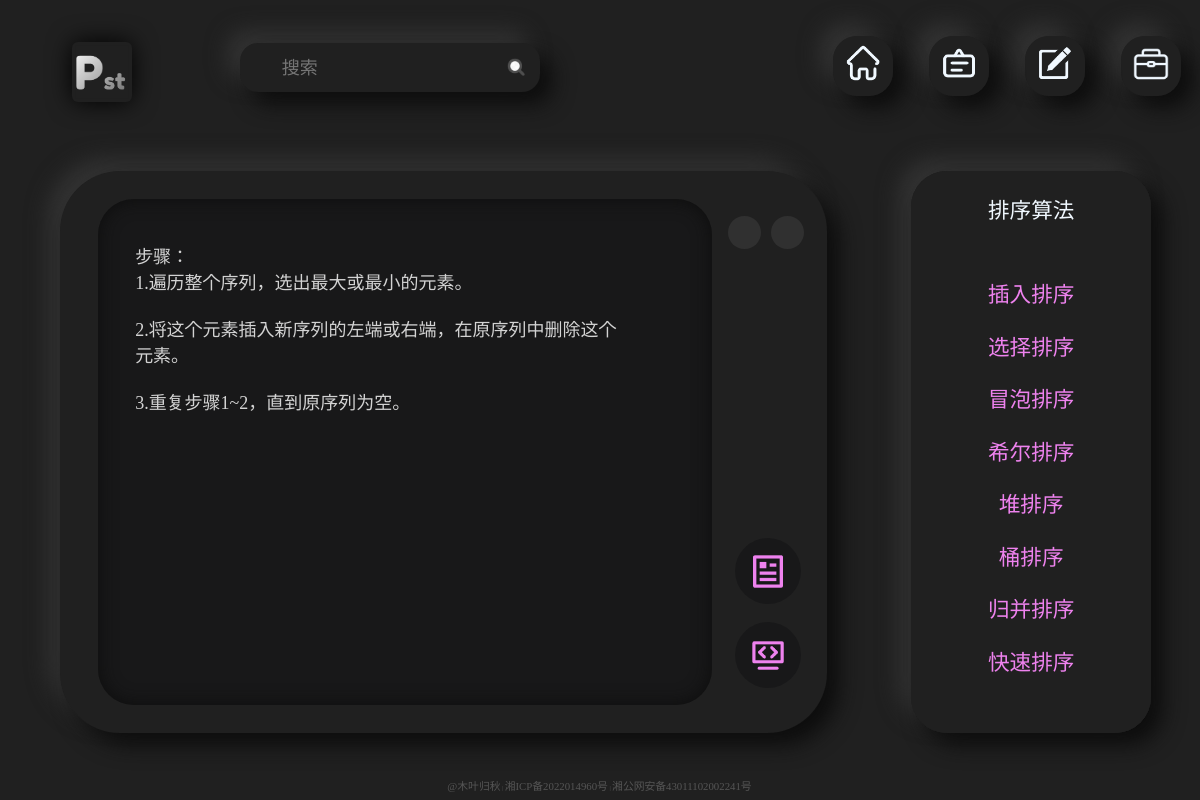
/app_2/?id=1&title=选择排序, run on the app's committed database.
### app_2/models.py (models this page shows, shortened)
class Chapter(models.Model):
    headline = models.ForeignKey(Section, on_delete=models.CASCADE)
    title = models.CharField(max_length=15)
    content = models.TextField()
    codes = models.TextField()
    class Meta:
        verbose_name = '章节'
        verbose_name_plural = '章节'

class Section(models.Model):
    id = models.IntegerField(primary_key=True)
    title = models.CharField(max_length=15)
    class Meta:
        verbose_name = '目录'
        verbose_name_plural = '目录'

### app_2/views.py (the view)
# urls.py: path('app_2/', include('app_2.urls')),
def app_2(request):
    sections = Section.objects.all()
    id = request.GET.get('id')
    if id:
        section = Section.objects.filter(id=id)[0]
        chapters = Chapter.objects.filter(headline_id=id)
        title = request.GET.get('title')
        if title:
            chapter = Chapter.objects.filter(title=title)[0]
        else:
            pass
    else:
        pass
    return render(request, 'app_2.html', locals())

### templates/app_2.html (shortened to what this page needs)
{% extends "base.html" %}
{% block static %}
    {% load static %}
    <link rel="stylesheet" href="{% static 'app_2/app_2.css' %}">
{% endblock %}
{% block body %}
    <div class="app_2_warp">
        <div class="app_2_left">
            <div class="cc_warp">
                <div class="app_2_content">
                    {% if chapter %}
                        <pre>{{ chapter.content }}</pre>
                    {% else %}
                        <p>您还没选择内容</p>
                    {% endif %}
                </div>
                <div class="app_2_code">
                    {% if chapter %}
                        <pre>{{ chapter.codes }}</pre>
                    {% else %}
                        <p>您还没选择内容</p>
                    {% endif %}
                </div>
            </div>
            <div class="app_2_change_l">
                    <label for="r21" id="l21"><img src="{% static 'content.png' %}"></label>
                    <label for="r22" id="l22"><img src="{% static 'code.png' %}"></label>
            </div>
            <div class="app_2_change_r">
                <label for="r21_" id="l21_"></label>
                <label for="r22_" id="l22_"></label>
            </div>
        </div>
        <div class="app_2_right">
            <div class="app_2_chapter app_2_list">
                <p>目录</p>
                <div class="app_2_scroll">
                    {% for s in sections %}
                        <p><a href="{% url 'app_2' %}?id={{ s.id }}">{{ s.title }}</a></p>
                    {% endfor %}
                </div>
            </div>
            <div class="app_2_title app_2_list">
                {% if section %}
                <p>{{ section.title }}</p>
                    <div class="app_2_scroll">
                        {% for c in chapters %}
                            <p><a href="{% url 'app_2' %}?id={{ section.id }}&title={{ c.title }}">{{ c.title }}</a></p>
                        {% endfor %}
                    </div>
                {% else %}
                <p>没有选择章节</p>
                {% endif %}
            </div>
        </div>
    </div>
{% endblock %}

### publicStatic/base.css (style rules this page uses)
html { font-size: 10px; font-family: 微软雅黑; }
body { background-color: #202020; padding: 0; margin: 0; }

### publicStatic/app_2/app_2.css (style rules this page uses)
.app_2_warp { width: 100%; height: 80%; top: 15%; left: 0; position: absolute; }
.app_2_left { width: 64%; height: 88%; left: 5%; top: 8%; position: absolute; border-radius: 10rem; box-shadow: 2rem 2rem 3.5rem #0d0d0d, -2rem -2rem 3.5rem #333333; }
.cc_warp { width: 80%; height: 90%; left: 5%; top: 5%; position: absolute; border-radius: 6rem; background-color: #181819; box-shadow: 0 0 3rem inset #0d0d0d; transform-style: preserve-3d; }
#r21:checked ~.app_2_content { transform: translateZ(1px); }
.app_2_content { width: 88%; height: 90%; left: 6%; top: 5%; position: absolute; font-size: 3rem; font-family: "微软雅黑"; color: lightgray; background-color: #181819; overflow-y: scroll; }
.app_2_code { width: 88%; height: 90%; left: 6%; top: 5%; position: absolute; font-size: 3rem; font-family: "微软雅黑"; color: lightgray; background-color: #181819; overflow-y: scroll; }
.app_2_change_l { width: 8%; height: 25rem; right: 4%; bottom: 8%; position: absolute; }
.app_2_change_l label { width: 11rem; height: 11rem; border-radius: 50%; display: block; background-color: #181819; position: absolute; }
.app_2_change_l img { width: 60%; height: 60%; left: 20%; top: 20%; position: absolute; }
#l21 { top: 0; }
#l22 { bottom: 0; }
.app_2_change_r { width: 10%; height: 12%; right: 3%; top: 8%; position: absolute; }
.app_2_change_r label { display: block; width: 5.5rem; height: 5.5rem; border-radius: 50%; position: absolute; background-color: #303030; transition: 0.4s all ease-in-out; }
#l21_ { left: 0; }
#l22_ { right: 0; }
pre { width: 90%; height: auto; white-space: pre-wrap; font-family: "微软雅黑"; }
.app_2_right { width: 20%; height: 88%; background-color: #202020; right: 4%; top: 8%; position: absolute; border-radius: 6rem; box-shadow: 2rem 2rem 3.5rem #0d0d0d, -2rem -2rem 3.5rem #333333; transform-style: preserve-3d; }
.app_2_list { width: 100%; height: 100%; position: absolute; background-color: #202020; border-radius: 6rem; }
.app_2_list p { text-align: center; font-size: 3.6rem; color: aliceblue; }
.app_2_scroll { width: 80%; height: 75%; left: 10%; top: 15%; position: absolute; overflow-y: scroll; }
.app_2_scroll p { text-align: center; font-size: 3.6rem; color: aliceblue; }
.app_2_scroll a { text-decoration: none; color: violet; }

### data on the page
Chapter: codes "nums = [] #储存已排序的元素 res = [] #当未排序数组内还有元素时，选择最小的元素 while len(nums): #初始化最小值坐标 min_ind = 0 for i in range(1, len(nums)): #更新最小值坐标 if(nums[i] < nums[min_ind]): min_ind = i temp = nums[min_ind] #删除最小值 nums.pop(min_ind) #将最小值插入已排序数组末尾 res.append(temp) #输出升序序列 print(res)", title "选择排序"
Section: title "排序算法"
Chapter: title "插入排序"
Chapter: title "冒泡排序"
Chapter: title "希尔排序"
Chapter: title "堆排序"
Chapter: title "桶排序"
Chapter: title "归并排序"
Chapter: title "快速排序"
